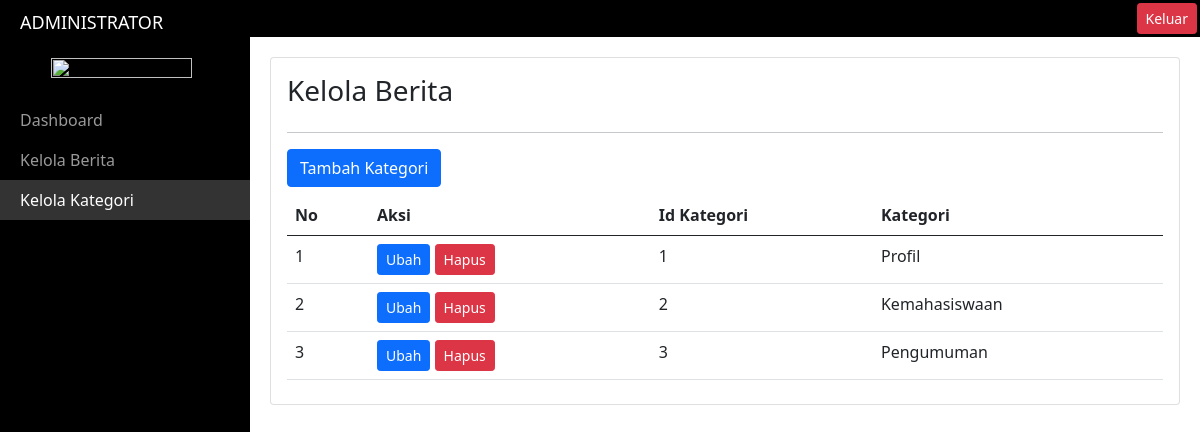
/admin/kelola_kategori.php (signed in), run on the app's committed database.
### tables this page shows
CREATE TABLE `kategori` (
  `id_kategori` int(11) NOT NULL,
  `kategori` varchar(50) NOT NULL
);

### admin/functions.php (called while the page is built, shortened)
<?php
$db = mysqli_connect("localhost", "root", "", "responsiweb");
function query($query)
{
	global $db;
	$result = mysqli_query($db, $query);
	$rows = [];
	while ($row = mysqli_fetch_assoc($result)) {
		$rows[] = $row;
	}
	return $rows;
}

### admin/kelola_kategori.php (the view, shortened to what this page needs)
<?php
require 'functions.php';
$kategori = query("SELECT * FROM kategori");
?>
<!doctype html>
<html lang="en">
<head>
    <link href="https://cdn.jsdelivr.net/npm/bootstrap@5.0.2/dist/css/bootstrap.min.css" rel="stylesheet">
    <link rel="stylesheet" href="../css/style.css">
</head>
<body>
    <div id="wrapper">
        <div id="sidebar-wrapper">
            <ul class="sidebar-nav">
                <li class="sidebar-brand">
                    <a href="index.php">
                        ADMINISTRATOR
                    </a>
                </li>
                <li class="d-flex justify-content-center">
                    <img class="w-75 h-75 py-2" src="https://media.neliti.com/media/organisations/logo-None-universitas-palangka-raya-48176a02.png" alt="">
                </li>
                <li>
                    <a href="index.php">Dashboard</a>
                </li>
                <li>
                    <a href="kelola_berita.php">Kelola Berita</a>
                </li>
                <li class="active">
                    <a href="kelola_kategori.php">Kelola Kategori</a>
                </li>
            </ul>
        </div>
        <div id="header" class="sticky-top">
            <div class="d-flex justify-content-end">
                <a href="logout.php" class="btn btn-danger btn-sm">Keluar</a>
            </div>
        </div>
        <div id="page-content-wrapper">
            <div class="container-fluid">
                <div class="row">
                    <div class="card col-lg-12 p-3">
                        <h3>Kelola Berita</h3>
                        <hr>
                        <div>
                            <a href="tambah_kategori.php" class="btn btn-primary">Tambah Kategori</a>
                        </div>
                        <table class="table my-2">
                            <thead>
                                <tr>
                                    <th>No</th>
                                    <th>Aksi</th>
                                    <th>Id Kategori</th>
                                    <th>Kategori</th>
                                </tr>
                            </thead>
                            <tbody>
                                <?php $i = 1; ?>
                                <?php foreach ($kategori as $row) : ?>
                                    <tr>
                                        <td><?php echo $i; ?></td>
                                        <td>
                                            <a href="ubah_kategori.php?id=<?php echo $row["id_kategori"]; ?>" class="btn btn-primary btn-sm">Ubah</a>
                                            <a href="hapus_kategori.php?id=<?php echo $row["id_kategori"]; ?>" onclick="return confirm('Yakin Ingin Menghapus Data?');" class="btn btn-danger btn-sm">Hapus</a>
                                        </td>
                                        <td><?php echo $row["id_kategori"]; ?></td>
                                        <td><?php echo $row["kategori"]; ?></td>
                                    </tr>
                                    <?php $i++; ?>
                                <?php endforeach; ?>
                            </tbody>
                        </table>
                    </div>
                </div>
            </div>
        </div>
    </div>
</body>
</html>

### css/style.css (style rules this page uses)
body { overflow-x: hidden; }
#wrapper { padding-left: 0; }
#sidebar-wrapper { z-index: 1000; position: fixed; left: 250px; width: 0; height: 100%; margin-left: -250px; overflow-y: auto; background: #000; }
#page-content-wrapper { width: 100%; position: absolute; padding: 15px; }
.sidebar-nav { position: absolute; top: 0; width: 250px; margin: 0; padding: 0; list-style: none; }
.sidebar-nav li { text-indent: 20px; line-height: 40px; }
.sidebar-nav li a { display: block; text-decoration: none; color: #999999; }
.sidebar-nav > .sidebar-brand { height: 44px; font-size: 18px; line-height: 45px; }
.sidebar-nav > .sidebar-brand a { color: #999999; }
@media (min-width:768px) { #wrapper { padding-left: 250px; } }
@media (min-width:768px) { #sidebar-wrapper { width: 250px; } }
@media (min-width:768px) { #page-content-wrapper { padding: 20px; position: relative; } }
#header { background-color: #000; padding: 3px; }
li.active > a { background-color: #333; color: #fff; }

### data on the page
kategori: id_kategori "1", kategori "Profil"
kategori: id_kategori "2", kategori "Kemahasiswaan"
kategori: id_kategori "3", kategori "Pengumuman"
